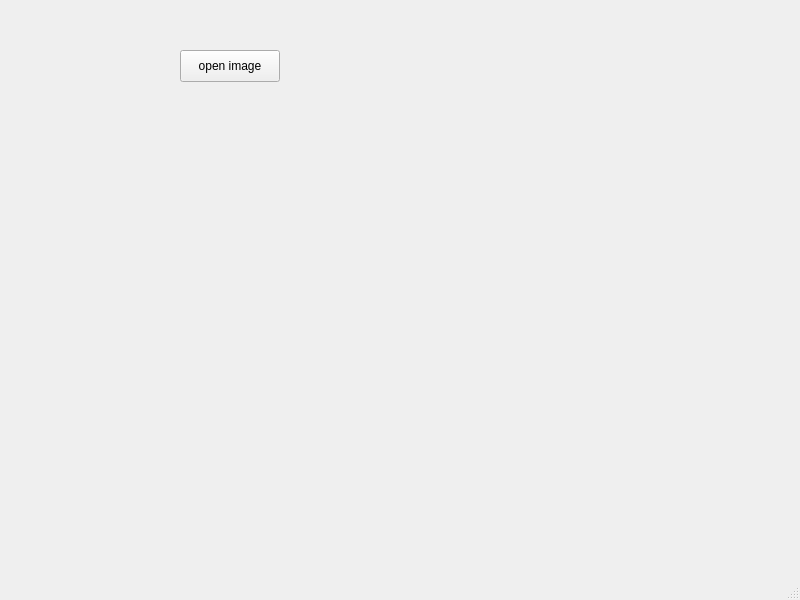
<?xml version="1.0" encoding="UTF-8"?>
<ui version="4.0">
 <class>MainWindow</class>
 <widget class="QMainWindow" name="MainWindow">
  <property name="geometry">
   <rect>
    <x>0</x>
    <y>0</y>
    <width>800</width>
    <height>600</height>
   </rect>
  </property>
  <property name="windowTitle">
   <string>MainWindow</string>
  </property>
  <widget class="QWidget" name="centralwidget">
   <widget class="QPushButton" name="pushButton">
    <property name="geometry">
     <rect>
      <x>180</x>
      <y>50</y>
      <width>100</width>
      <height>32</height>
     </rect>
    </property>
    <property name="text">
     <string>open image</string>
    </property>
   </widget>
  </widget>
  <widget class="QMenuBar" name="menubar">
   <property name="geometry">
    <rect>
     <x>0</x>
     <y>0</y>
     <width>800</width>
     <height>24</height>
    </rect>
   </property>
  </widget>
  <widget class="QStatusBar" name="statusbar"/>
 </widget>
 <resources/>
 <connections/>
</ui>
